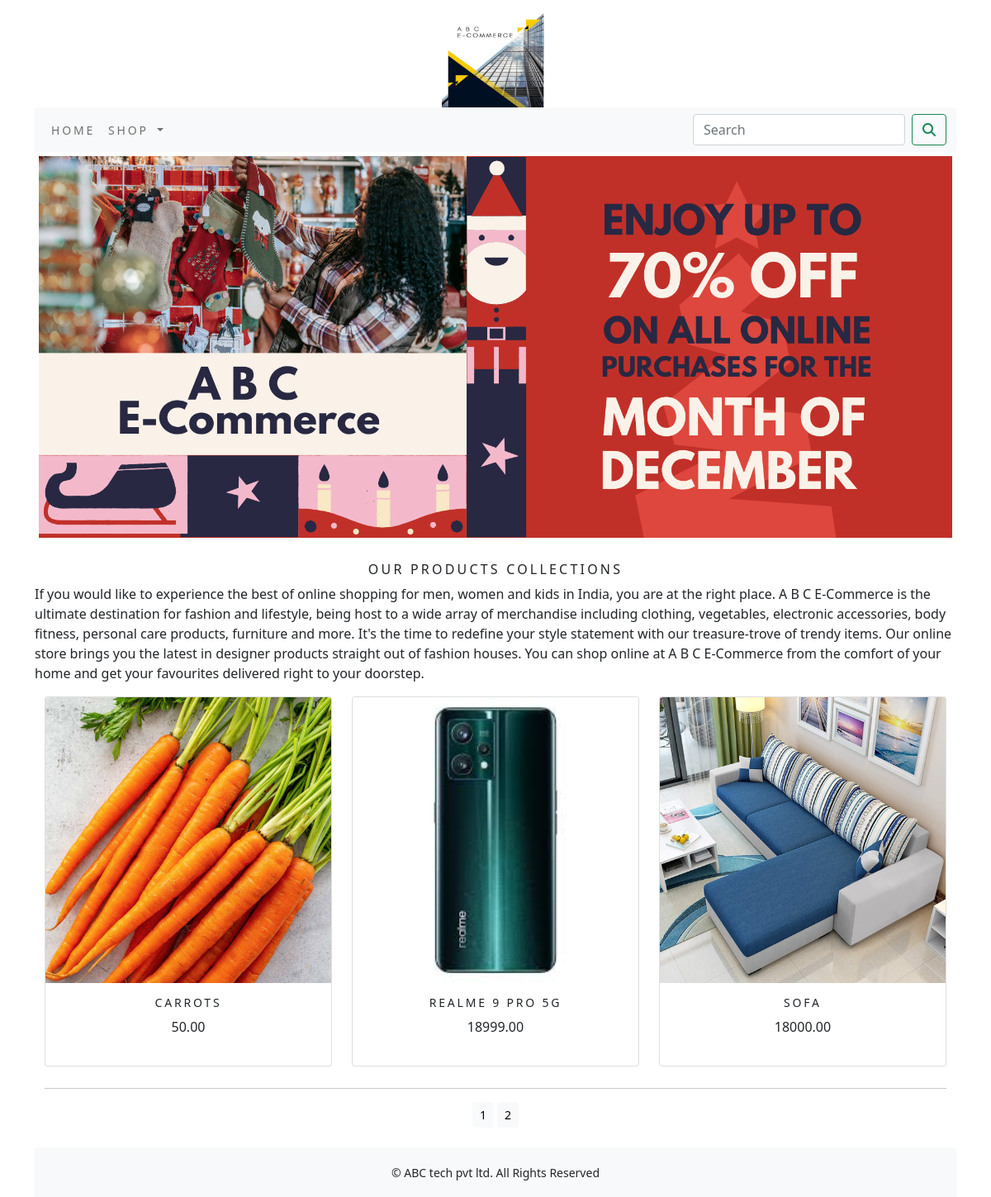
/shop/ (signed in), run on the app's committed database.
### shop/models.py (models this page shows, shortened)
class Product(models.Model):
    name = models.CharField(max_length=250, unique=True)
    slug = models.SlugField(max_length=250, unique=True)
    description = models.TextField(blank=True)
    price = models.DecimalField(max_digits=10, decimal_places=2)
    category = models.ForeignKey(Category, on_delete=models.CASCADE)
    image = models.ImageField(upload_to='product', blank=True)
    stock = models.IntegerField()
    available = models.BooleanField(default=True)
    created = models.DateTimeField(auto_now_add=True)
    updated = models.DateTimeField(auto_now=True)
    def get_url(self):
        return reverse('shop:prodCatdetail',args=[self.category.slug,self.slug])
    class Meta:
        ordering = ('name',)
        verbose_name = 'product'
        verbose_name_plural = 'products'

### shop/views.py (the view)
# urls.py: path('', views.allProdCat, name='allProdCat'),
def allProdCat(request, c_slug=None):
    c_page = None
    products_list = None
    if c_slug != None:
        c_page = get_object_or_404(Category, slug=c_slug)
        products_list = Product.objects.all().filter(category=c_page, available=True)
    else:
        products_list = Product.objects.all().filter(available=True)
    paginator = Paginator(products_list, 3)
    try:
        page = int(request.GET.get('page', '1'))
    except:
        page = 1
    try:
        products = paginator.page(page)
    except(EmptyPage, InvalidPage):
        products = paginator.page(paginator.num_pages)
    return render(request, "category.html", {'category': c_page, 'products': products})

### cart/context_processors.py (called while the page is built)
def counter(request):
    item_count=0
    if 'admin' in request.path:
        return {}
    else:
        try:
            cart=Cart.objects.filter(cart_id=_cart_id(request))
            cart_items=CartItem.objects.all().filter(cart=cart[:1])
            for cart_item in cart_items:
                item_count += cart_item.quantity
        except Cart.DoesNotExist:
            item_count =0
    return dict(item_count=item_count)

### cart/views.py (called while the page is built)
def _cart_id(request):
    cart = request.session.session_key
    if not cart:
        cart = request.session.session.create()
    return cart

### shop/context_processors.py (called while the page is built)
def menu_links(request):
    links = Category.objects.all()
    return dict(links=links)

### shop/models.py (called while the page is built)
    def get_url(self):
        return reverse('shop:products_by_category', args=[self.slug])

### shop/templates/category.html (shortened to what this page needs)
{% extends 'base.html' %}
{% load static %}
{% block content %}
<div class="mx_auto">
    {% if category %}
         <img class="my_image" src="{{category.image.url}}" alt="{{category.name}}">
</div>
<br>
<div>
    <h1 class="text-center my_title">{{category.name}}</h1>
    <p class="text-justify">{{category.description}}</p>
</div>
     {% else %}
<div>
    <img class="my_image my_image_padding" src="{% static 'img/banner.png' %}" alt="our products" width="1330px;" height=400px;">
</div>
<br>
<div>
    <h1 class="text-center my_title">Our Products Collections</h1>
    <p class="text-justify">If you would like to experience the best of online shopping for men, women and kids in India, you are at the right place. A B C E-Commerce is the ultimate destination for fashion and lifestyle, being host to a wide array of merchandise including clothing, vegetables, electronic accessories, body fitness, personal care products, furniture and more.
        It's the time to redefine your style statement with our treasure-trove of trendy items. Our online store brings you the latest in designer products straight out of fashion houses.
        You can shop online at A B C E-Commerce from the comfort of your home and get your favourites delivered right to your doorstep.</p>
</div>
{% endif %}
<div class="container">
    <div class="row mx_auto">
        {% for product in products.object_list %}
        <div class="my_bottom_margin col-9 col-sm-12 col-md-4 xol-lg-4">
            <div class="card text-center" style="min-width:8rem; min-height:28rem;">
                <a href="{{product.get_url}}"><img class="card-img-top my_image" src="{{product.image.url}}" alt="{{product.name}}" width="100px;" height="100px;"></a>
                <div class="card-body">
                    <h4>{{product.name}}</h4>
                    <p>{{product.price}}</p>
                </div>
            </div>
        </div>
        {% endfor %}
    </div>
<div class="mx_auto">
    {% if products.paginator.num_pages > 1 %}
    <hr>
    <div class="text-center">
        {% for pg in products.paginator.page_range %}
         <a href="?page={{pg}}" class="btn btn-light btn-sm {% if products.number == pg %} active {% endif %}">{{pg}}</a>
        {% endfor %}
</div>
    {% endif %}
</div>
    <br>
</div>
{% endblock %}

### shop/templates/base.html (shortened to what this page needs)
{% load static %}
<!DOCTYPE html>
<html lang="en">
<head>
        <link rel="stylesheet" href="{% static 'css/custom.css' %}">
        <link href="{% static 'css/bootstrap.min.css' %}" rel="stylesheet">
</head>
<body>
<div class="container">
{% include 'header.html' %}
{% include 'navbar.html' %}
{% block content %}
{% endblock %}
   </div>
{% include 'footer.html' %}
</body>
</html>

### shop/templates/header.html
{% load static %}
<header>
    <center>
        <a href="{% url 'shop:allProdCat' %}"></a><img src="{% static 'img/logo.png' %}" alt="logimage" width="130px;" height="130px;">
    </center>
</header>

### shop/templates/navbar.html (shortened to what this page needs)
<nav class="navbar navbar-expand-lg navbar-light bg-light">
  <div class="container-fluid">
  <div class="collapse navbar-collapse" id="navbarSupportedContent">
    <ul class="navbar-nav me-auto mb-2 mb-lg-0">
      <li class="nav-item">
        <a class="nav-link" href="#">Home</a>
      </li>
      <li class="nav-item dropdown {% if 'shop' in request.path %} active {% endif %}">
        <a class="nav-link dropdown-toggle" href="#" id="navbarDropdown" role="button" data-bs-toggle="dropdown" aria-haspopup="true" aria-expanded="false">
          Shop
        </a>
      </li>
    </ul>
    <form class="d-flex" action="{% url 'search_app:SearchResult' %}" method="get">
      <input class="form-control me-2" type="search" placeholder="Search" name="q" aria-label="Search">
      <button class="btn btn-outline-success" type="submit"><i class="fa fa-search"></i></button>
    </form>
  </div>
  </div>
</nav>

### shop/templates/footer.html
<div class="footer navbar-fixed-bottom my_footer">
    <p class="text-center">&copy; ABC tech pvt ltd. All Rights Reserved</p>
</div>

### shop/static/css/custom.css (style rules this page uses)
body { font-family: 'Josefin Sans', sans-serif; }
.nav-item { letter-spacing : .2em; font-size : 14px; text-transform :uppercase; }
.my_footer { background-color:#f8f9fa; height:60px; }
.my_footer p { padding-top:20px; font-size :14px; }
.my_image { width:100%; height:auto; }
.my_title { font-size:16px; text-transform:uppercase; letter-spacing:.2em; }
.my_image_padding { padding:5px; }
.my_bottom_margin { margin-bottom:10px; }
.card-body h4 { font-size:14px; text-transform:uppercase; letter-spacing:.2em; }

### data on the page
Product: image (picture), name "CARROTS", price "50.00"
Product: image (picture), name "REALME 9 PRO 5G", price "18999.00"
Product: image (picture), name "SOFA", price "18000.00"

### other printed values
{{ pg }} "1" "2"
